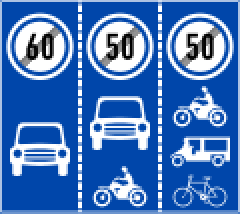
#> input picture assets/signs/DP127a.png, 120 x 107 px (shown 2 times larger)
$ python -i turing35.py   (imports and definitions only)
#> lines starting #> are read from the running program, lines starting #| are printed output that depends on the picture
"""Điều khiển màn Turing Smart Screen 3.5" (320x480) qua USB serial.

Dùng để xem trước giao diện HUD ở kích thước vật lý thật khi board ESP32 chưa
về. Màn to hơn hẳn mọi bo đang cân nhắc (74x49 mm, so với 43x23 mm của
T-Display-S3), nên ngắm cỡ chữ và độ tương phản trên nó sát thực tế hơn nhiều
so với nhìn ảnh trên màn MacBook.

    from turing35 import Turing35
    d = Turing35()                 # 480x320 nằm ngang
    d.show(pil_image)

Giao thức tham khảo mathoudebine/turing-smart-screen-python (GPL-3.0), nhưng có
hai chỗ khác quan trọng, đều rút ra từ thực nghiệm trên chính con màn này:

1. VẼ TỪNG HÀNG MỘT. Gửi cả khung trong một lệnh DISPLAY_BITMAP thì ảnh trượt
   chéo và đổi màu loạn — màn suy ra vị trí hàng sai. Nói thẳng toạ độ y cho
   từng hàng thì hết, và KHÔNG tốn thêm thời gian nào (đo được 1.96 s cho cả
   khung ở cả hai cách).

   Cảnh báo cho ai định kiểm chứng lại: ảnh sọc NGANG không phát hiện được lỗi
   này, vì mỗi hàng chỉ có một màu nên hàng lệch đi vẫn ra sọc ngang đẹp. Phải
   dùng sọc DỌC.

2. KHÔNG DÙNG SET_ORIENTATION SANG LANDSCAPE. Lệnh đó cho ra ảnh nát dù màn
   hoàn toàn khoẻ. Muốn nằm ngang thì tự xoay ảnh bằng Pillow rồi gửi như
   portrait — cùng số byte, cùng thời gian.
"""

import time

import serial
from PIL import Image
from serial.tools.list_ports import comports

NATIVE_W, NATIVE_H = 320, 480

CLEAR, SCREEN_OFF, SCREEN_ON = 102, 108, 109
SET_BRIGHTNESS, SET_ORIENTATION, DISPLAY_BITMAP = 110, 121, 197
PORTRAIT = 0

# Màn chạy ở ~153 KB/s. Nếu một khung đầy (300 KB) gửi xong nhanh hơn ngưỡng
# này thì byte đã rơi vào hư vô: màn kẹt, vẫn nhận dữ liệu, vẫn báo thành công,
# nhưng không vẽ nữa. Lệnh RESET của giao thức KHÔNG cứu được — phải rút cắm
# lại cáp USB. Không có phép đo này thì không tài nào phân biệt "code sai" với
# "phần cứng chết đứng".
THROUGHPUT_KBPS = 153
MIN_RATIO = 0.5


class ScreenStalled(RuntimeError):
    pass


# [10 lines left out: function _pack, not called in this run]


def find_port():
    for p in comports():
        if p.serial_number == "USB35INCHIPSV2" or (p.vid == 0x1A86 and p.pid == 0x5722):
            return p.device
    return None


class Turing35:
    def __init__(self, port=None, landscape=True, brightness=100):
        port = port or find_port()
        if not port:
            raise RuntimeError("không thấy màn Turing 3.5\" — kiểm tra cáp USB")
        self.s = serial.Serial(port, 115200, timeout=1, rtscts=True)
        self.landscape = landscape

        self._orientation(PORTRAIT)
        time.sleep(0.4)  # màn cần thời gian dựng lại panel sau lệnh xoay
        self.set_brightness(brightness)
        time.sleep(0.2)

    # [4 lines left out: function size, not called in this run]

    def _cmd(self, code, x=0, y=0, ex=0, ey=0):
        self.s.write(_pack(x, y, ex, ey, code))
        self.s.flush()

    # [7 lines left out: function _orientation, not called in this run]

    def set_brightness(self, percent):
        """0 tối hẳn … 100 sáng nhất. Phần cứng đánh số ngược lại."""
        self._cmd(SET_BRIGHTNESS, x=int(255 - percent / 100 * 255))

    def screen_on(self):
        self._cmd(SCREEN_ON)

    def screen_off(self):
        self._cmd(SCREEN_OFF)

    # [36 lines left out: function show, not called in this run]

    def close(self):
        self.s.close()

>>> import cv2
>>> picture = cv2.imread('../assets/signs/DP127a.png', cv2.IMREAD_GRAYSCALE)
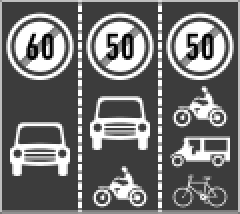
#> picture: shape (107, 120) (shown 2 times larger); min 0, max 255, mean 113.4
>>> result = Turing35().show(picture)
#> (the run stopped early here; a loop or call above may not have finished)

$ run again, on assets/signs/P101.png
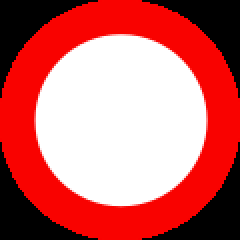
#> input picture assets/signs/P101.png, 120 x 120 px (shown 2 times larger)
#> `picture = cv2.imread('../assets/signs/DP127a.png', cv2.IMREAD_GRAYSCALE)`:
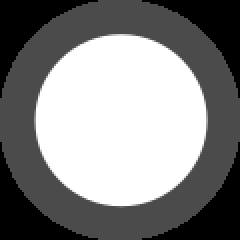
#> picture: shape (120, 120) (shown 2 times larger); min 0, max 255, mean 132.4
